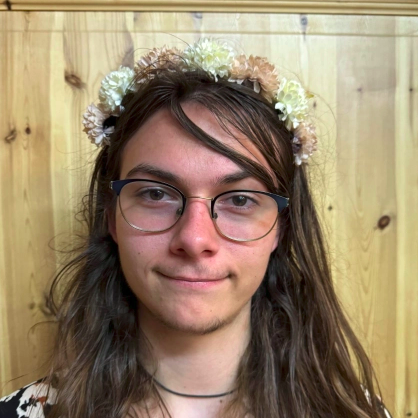
#> input picture honza.png, 418 x 418 px, found by its file name
$ python make_stringart.py   (older library calls are emulated)
#> lines starting #> are read from the running program, lines starting #| are printed output that depends on the picture
#> further down, img is the input picture: shape (418, 418, 3); mean B, G, R 105.2, 132.3, 152.4
import cv2
import numpy as np
import math
from bresenham import bresenham as line_iter
from matplotlib import pyplot as plt


def make_stringart(
    img: np.ndarray, color: int, thickness: int, resolution: tuple = (500, 500)
):
#> called with color = 40, thickness = 2, resolution = (250, 250)
    img = cv2.cvtColor(img, cv2.COLOR_BGR2GRAY)
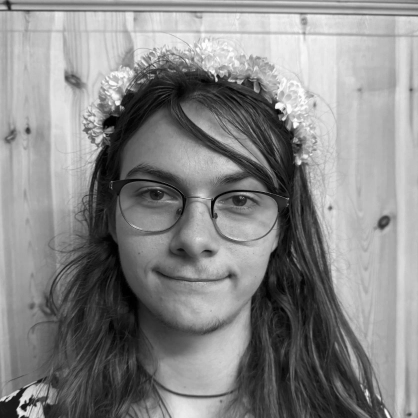
#> img: shape (418, 418); min 0, max 253, mean 135.2
    img = cv2.resize(img, resolution)
#> img: shape (250, 250)

    # orig = img.copy()

    canvas = np.full_like(img, 255)
    # canvas[0, 0] = 0
    # canvas[0, 1] = 255

    def create_circular_mask(h, w, center=None, radius=None):

        if center is None:  # use the middle of the image
            center = (int(w / 2), int(h / 2))
        if (
            radius is None
        ):  # use the smallest distance between the center and image walls
            radius = min(center[0], center[1], w - center[0], h - center[1])

        Y, X = np.ogrid[:h, :w]
        dist_from_center = np.sqrt((X - center[0]) ** 2 + (Y - center[1]) ** 2)

        mask = dist_from_center <= radius
        return mask

    # preprocess
    mask = create_circular_mask(img.shape[0], img.shape[1])
    imgcircle = img.copy()
    imgcircle[~mask] = 255
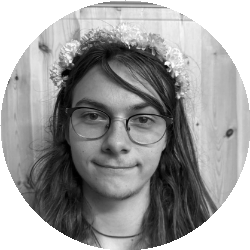
#> imgcircle: shape (250, 250); min 0, max 255, mean 157.3
    imginverted = np.full(img.shape, 255) - imgcircle
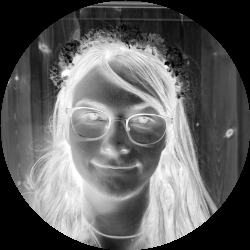
#> imginverted: shape (250, 250) int64; min 0, max 255, mean 97.7

    orig = img.copy()
    mask = create_circular_mask(orig.shape[0], orig.shape[1])
    orig[~mask] = 255
    stopping_point = np.mean(orig) * 1.1
#> stopping_point = 173

    img = imginverted

    def generate_circle_points(center, radius, n):
        angles = np.linspace(0, 2 * np.pi, n, endpoint=False)
        points = [
            (center[0] + radius * np.cos(angle), center[1] + radius * np.sin(angle))
            for angle in angles
        ]
        return points

    center = (img.shape[0] // 2, img.shape[1] // 2)
#> center = (125, 125)
    radius = min(img.shape) // 2 - 5
#> radius = 120
    n = 200
    circle_points = generate_circle_points(center, radius, n)

    # Plot the points on the image
    # img_gray = np.full_like(img, 0, dtype=np.uint8)
    # for point in circle_points:
    #     img_gray[int(point[1]), int(point[0])] = 255
    #     cv2.line(
    #         img_gray,
    #         (int(point[1]), int(point[0])),
    #         (int(point[1]), int(point[0])),
    #         255,
    #         1,
    #     )

    # imshow(img_gray, cmap="gray")

    spagat = [0]

    while True:
        from_pos = circle_points[spagat[-1]]
        best = [-1, -math.inf]
        for indx, to_pos in enumerate(circle_points):
            if indx == spagat[-1]:
                continue

            lajna = []

            for x, y in line_iter(
                int(from_pos[0]), int(from_pos[1]), int(to_pos[0]), int(to_pos[1])
            ):
                # print("herke")
                lajna.append(img[y, x])
                # brehem

            # print(lajna)
            lajna = np.array(lajna)

            error = np.sum(lajna)
            # print(error)

            if error > best[1]:
                # print(error, indx)
                best = [indx, error]
                bst = (from_pos, to_pos)
                best_lajna = lajna

            # break

        canvas_w_line = cv2.line(
            np.full_like(canvas, 0),
            tuple(map(int, from_pos)),
            tuple(map(int, circle_points[best[0]])),
            color,
            thickness,
        )

        canvas = cv2.subtract(canvas, canvas_w_line)
        img = cv2.subtract(img, canvas_w_line, dtype=cv2.CV_8U)

        spagat.append(best[0])
        start = best[0]

        # print(np.mean(canvas))
        if np.mean(canvas) < stopping_point:
            break
#> canvas: shape (250, 250); every value is 255
#> after the loop, spagat = [0]

    # [9 lines of commented-out code are left out]

    return canvas


if __name__ == "__main__":
    img = cv2.imread("honza.png")
#> (the run stopped early here; a loop or call above may not have finished)

$ run again, with dlaza.png copied over honza.png
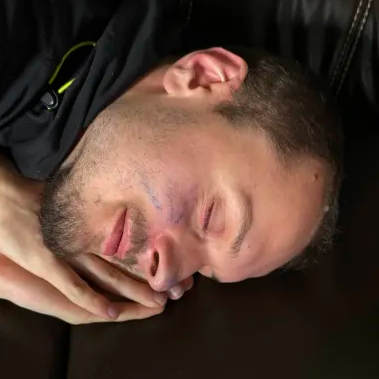
#> input picture dlaza.png, 379 x 379 px, found by its file name
#> img is the input picture: shape (379, 379, 3); mean B, G, R 50, 60.6, 83.5
#> in make_stringart, `imgcircle[~mask] = 255`:
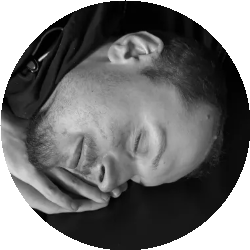
#> imgcircle: shape (250, 250); min 0, max 255, mean 115.3
#> in make_stringart, `imginverted = np.full(img.shape, 255) - imgcircle`:
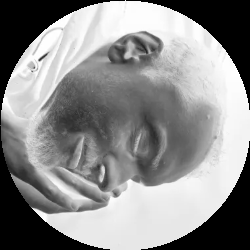
#> imginverted: shape (250, 250) int64; min 0, max 255, mean 139.7
#> stopping_point = 126.9
#> after the loop in make_stringart, `while True:`: spagat = [0]

$ run again, with einstein.png copied over honza.png
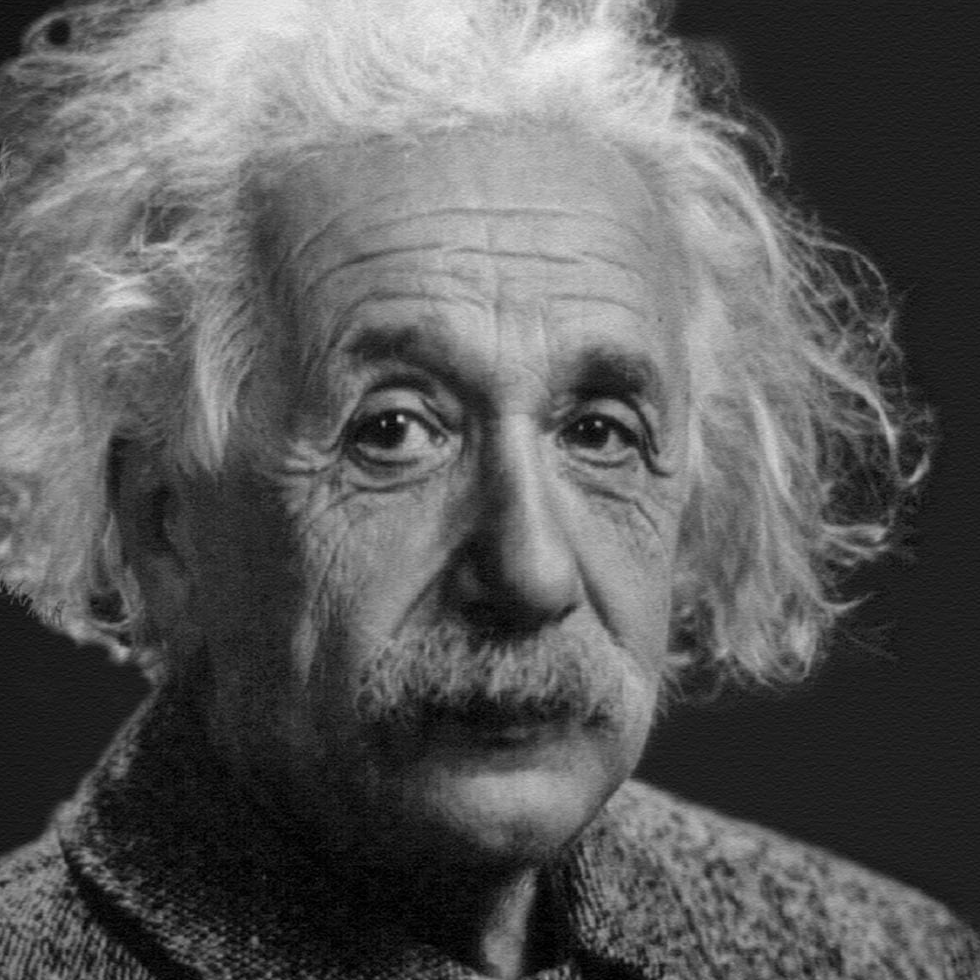
#> input picture einstein.png, 980 x 980 px, found by its file name
#> img is the input picture: shape (980, 980, 3); mean B, G, R 92.1, 92.1, 92.1
#> in make_stringart, `imgcircle[~mask] = 255`:
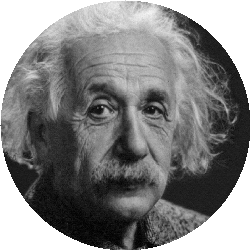
#> imgcircle: shape (250, 250); min 0, max 255, mean 131
#> in make_stringart, `imginverted = np.full(img.shape, 255) - imgcircle`:
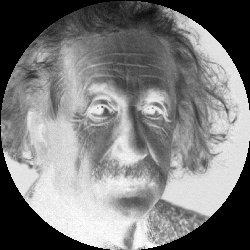
#> imginverted: shape (250, 250) int64; min 0, max 255, mean 124
#> stopping_point = 144.1
#> after the loop in make_stringart, `while True:`: spagat = [0]

$ run again, with julca.png copied over honza.png
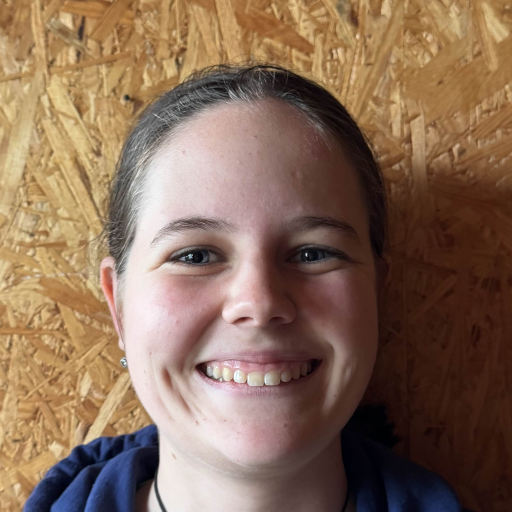
#> input picture julca.png, 512 x 512 px, found by its file name
#> img is the input picture: shape (512, 512, 3); mean B, G, R 88.3, 108.6, 136.3
#> in make_stringart, `imgcircle[~mask] = 255`:
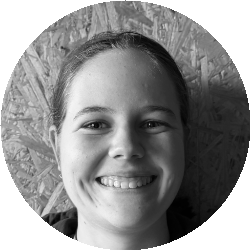
#> imgcircle: shape (250, 250); min 1, max 255, mean 145.8
#> in make_stringart, `imginverted = np.full(img.shape, 255) - imgcircle`:
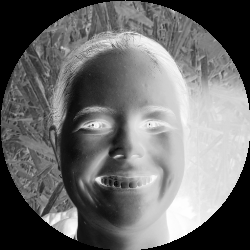
#> imginverted: shape (250, 250) int64; min 0, max 254, mean 109.2
#> stopping_point = 160.4
#> after the loop in make_stringart, `while True:`: spagat = [0]
